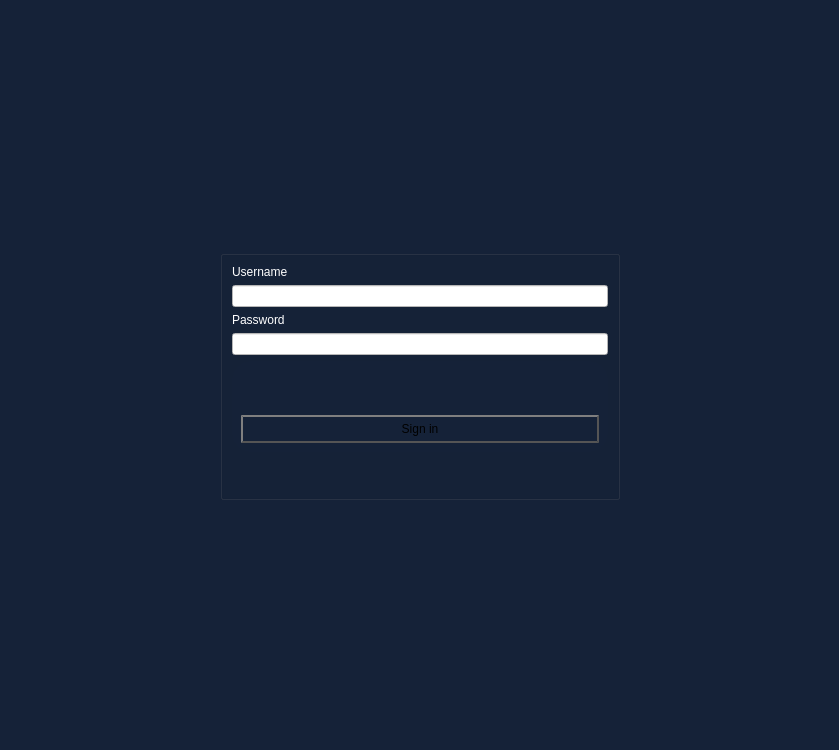
<?xml version="1.0" encoding="UTF-8"?>
<ui version="4.0">
 <class>LoginUI</class>
 <widget class="QDialog" name="LoginUI">
  <property name="geometry">
   <rect>
    <x>0</x>
    <y>0</y>
    <width>839</width>
    <height>750</height>
   </rect>
  </property>
  <property name="minimumSize">
   <size>
    <width>500</width>
    <height>400</height>
   </size>
  </property>
  <property name="windowTitle">
   <string>Dialog</string>
  </property>
  <property name="styleSheet">
   <string notr="true">background-color: rgb(21, 34, 56);</string>
  </property>
  <layout class="QGridLayout" name="gridLayout">
   <item row="1" column="2">
    <spacer name="horizontalSpacer_2">
     <property name="orientation">
      <enum>Qt::Horizontal</enum>
     </property>
     <property name="sizeHint" stdset="0">
      <size>
       <width>40</width>
       <height>20</height>
      </size>
     </property>
    </spacer>
   </item>
   <item row="0" column="1">
    <spacer name="verticalSpacer_2">
     <property name="orientation">
      <enum>Qt::Vertical</enum>
     </property>
     <property name="sizeHint" stdset="0">
      <size>
       <width>20</width>
       <height>40</height>
      </size>
     </property>
    </spacer>
   </item>
   <item row="2" column="1">
    <spacer name="verticalSpacer_3">
     <property name="orientation">
      <enum>Qt::Vertical</enum>
     </property>
     <property name="sizeHint" stdset="0">
      <size>
       <width>20</width>
       <height>40</height>
      </size>
     </property>
    </spacer>
   </item>
   <item row="1" column="0">
    <spacer name="horizontalSpacer">
     <property name="orientation">
      <enum>Qt::Horizontal</enum>
     </property>
     <property name="sizeHint" stdset="0">
      <size>
       <width>40</width>
       <height>20</height>
      </size>
     </property>
    </spacer>
   </item>
   <item row="1" column="1">
    <widget class="QGroupBox" name="sign_in_box">
     <property name="sizePolicy">
      <sizepolicy hsizetype="Preferred" vsizetype="Fixed">
       <horstretch>0</horstretch>
       <verstretch>0</verstretch>
      </sizepolicy>
     </property>
     <property name="minimumSize">
      <size>
       <width>400</width>
       <height>250</height>
      </size>
     </property>
     <property name="styleSheet">
      <string notr="true">background-color: rgb(15, 24, 39);

QPushButton {
color: #000000;
border: 2px solid #555;
border-radius: 20px;
border-style: outset;
background: qradialgradient(
cx: 0, cy: 0.0, fx: 0.0, fy: 0.0,
radius: 2.00, stop: 0 #fff, stop: 1 #888
);
padding: 5px;
}

QPushButton:hover {
background: qradialgradient(
cx: 0.3, cy: -0.4, fx: 0.3, fy: -0.4,
radius: 1.35, stop: 0 #fff, stop: 1 #bbb
);
}

QPushButton:pressed {
border-style: inset;
background: qradialgradient(
cx: 0.4, cy: -0.1, fx: 0.4, fy: -0.1,
radius: 1.35, stop: 0 #fff, stop: 1 #ddd
);
}</string>
     </property>
     <property name="title">
      <string/>
     </property>
     <layout class="QFormLayout" name="formLayout">
      <item row="0" column="0">
       <widget class="QLabel" name="username_label">
        <property name="styleSheet">
         <string notr="true">color: rgb(255, 255, 255);</string>
        </property>
        <property name="text">
         <string>Username</string>
        </property>
       </widget>
      </item>
      <item row="1" column="0" colspan="2">
       <widget class="QLineEdit" name="username_line_edit">
        <property name="styleSheet">
         <string notr="true">background-color: rgb(255, 255, 255);</string>
        </property>
       </widget>
      </item>
      <item row="2" column="0">
       <widget class="QLabel" name="password_label">
        <property name="styleSheet">
         <string notr="true">color: rgb(255, 255, 255);</string>
        </property>
        <property name="text">
         <string>Password</string>
        </property>
       </widget>
      </item>
      <item row="3" column="0" colspan="2">
       <widget class="QLineEdit" name="password_line_edit">
        <property name="styleSheet">
         <string notr="true">background-color: rgb(255, 255, 255);</string>
        </property>
        <property name="echoMode">
         <enum>QLineEdit::Password</enum>
        </property>
       </widget>
      </item>
      <item row="4" column="0" colspan="2">
       <widget class="QFrame" name="frame">
        <property name="styleSheet">
         <string notr="true">
QPushButton {
color: #000000;
border: 2px solid #555;
border-radius: 20px;
border-style: outset;
background: qradialgradient(
cx: 0, cy: 0.0, fx: 0.0, fy: 0.0,
radius: 2.00, stop: 0 #fff, stop: 1 #888
);
padding: 5px;
}

QPushButton:hover {
background: qradialgradient(
cx: 0.3, cy: -0.4, fx: 0.3, fy: -0.4,
radius: 1.35, stop: 0 #fff, stop: 1 #bbb
);
}

QPushButton:pressed {
border-style: inset;
background: qradialgradient(
cx: 0.4, cy: -0.1, fx: 0.4, fy: -0.1,
radius: 1.35, stop: 0 #fff, stop: 1 #ddd
);
}

QFrame{
	border-radius: 20px;
	border-style: outset;
}

</string>
        </property>
        <property name="frameShape">
         <enum>QFrame::StyledPanel</enum>
        </property>
        <property name="frameShadow">
         <enum>QFrame::Raised</enum>
        </property>
        <layout class="QVBoxLayout" name="verticalLayout">
         <item>
          <spacer name="verticalSpacer_5">
           <property name="orientation">
            <enum>Qt::Vertical</enum>
           </property>
           <property name="sizeHint" stdset="0">
            <size>
             <width>20</width>
             <height>10</height>
            </size>
           </property>
          </spacer>
         </item>
         <item alignment="Qt::AlignTop">
          <widget class="QLabel" name="signin_failed_label">
           <property name="styleSheet">
            <string notr="true">color: rgb(255, 255, 255);</string>
           </property>
           <property name="text">
            <string/>
           </property>
           <property name="alignment">
            <set>Qt::AlignCenter</set>
           </property>
          </widget>
         </item>
         <item>
          <spacer name="verticalSpacer">
           <property name="orientation">
            <enum>Qt::Vertical</enum>
           </property>
           <property name="sizeHint" stdset="0">
            <size>
             <width>20</width>
             <height>15</height>
            </size>
           </property>
          </spacer>
         </item>
         <item>
          <widget class="QPushButton" name="login_button">
           <property name="text">
            <string>Sign in</string>
           </property>
          </widget>
         </item>
        </layout>
       </widget>
      </item>
      <item row="5" column="0" colspan="2">
       <spacer name="verticalSpacer_4">
        <property name="orientation">
         <enum>Qt::Vertical</enum>
        </property>
        <property name="sizeHint" stdset="0">
         <size>
          <width>20</width>
          <height>1</height>
         </size>
        </property>
       </spacer>
      </item>
     </layout>
    </widget>
   </item>
  </layout>
 </widget>
 <resources/>
 <connections/>
</ui>
